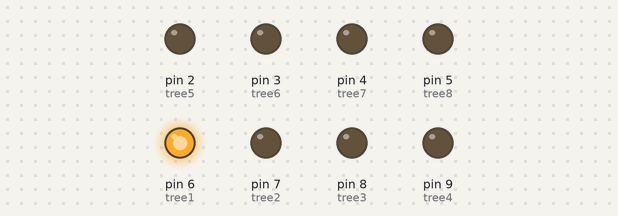
This sketch was run on a simulated Arduino Uno, built with avr-gcc and run on an emulated ATmega328P. On the bench: output pins drawn as LEDs (lit = HIGH).

Above: at 0.1 s.
At 2.1 s:
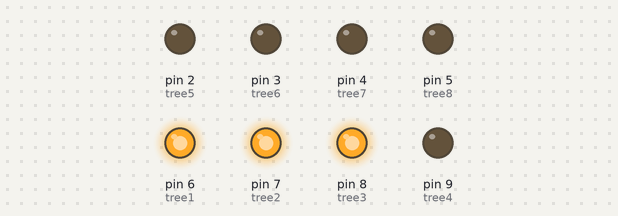
At 4.1 s:
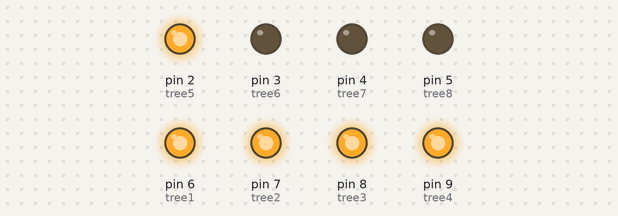
At 8.1 s:
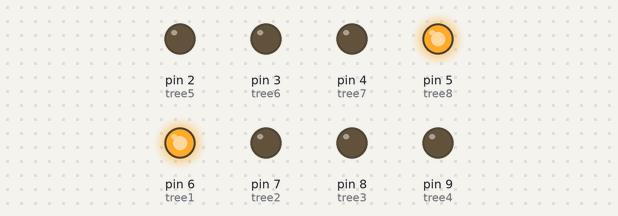
At 29.1 s:
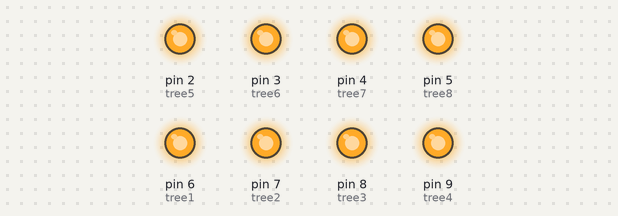
At 30.3 s:
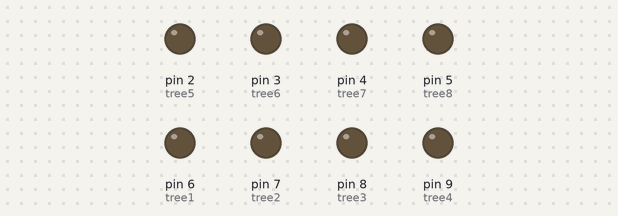
Timing chart, 0 to 31.8 s (numbered marks = the images above):
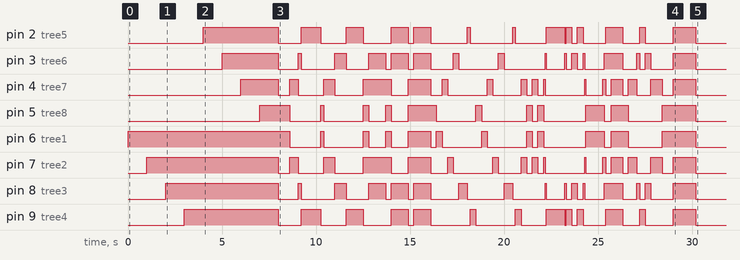

Measured:
- by itself, pin 2 (tree5): HIGH → LOW at 8.0 s, → HIGH 1.2 s later, → LOW 1.1 s later, → HIGH 1.4 s later, … (25 changes in this stretch)
- by itself, pin 3 (tree6): HIGH → LOW at 8.0 s, → HIGH 1.1 s later, → LOW 0.15 s later, → HIGH 1.8 s later, … (31 changes in this stretch)
- by itself, pin 4 (tree7): HIGH → LOW at 8.0 s, → HIGH 0.60 s later, → LOW 0.45 s later, → HIGH 1.4 s later, … (31 changes in this stretch)
- by itself, pin 5 (tree8): HIGH → LOW at 8.6 s, → HIGH 1.7 s later, → LOW 0.15 s later, → HIGH 2.1 s later, … (21 changes in this stretch)
- by itself, pin 6 (tree1): HIGH → LOW at 8.6 s, → HIGH 1.7 s later, → LOW 0.15 s later, → HIGH 2.1 s later, … (23 changes in this stretch)
- by itself, pin 7 (tree2): HIGH → LOW at 8.0 s, → HIGH 0.60 s later, → LOW 0.45 s later, → HIGH 1.4 s later, … (31 changes in this stretch)
- by itself, pin 8 (tree3): HIGH → LOW at 8.0 s, → HIGH 1.1 s later, → LOW 0.15 s later, → HIGH 1.8 s later, … (31 changes in this stretch)
- by itself, pin 9 (tree4): HIGH → LOW at 8.0 s, → HIGH 1.2 s later, → LOW 1.1 s later, → HIGH 1.4 s later, … (25 changes in this stretch)

The sketch:

Joy_to_the_World.ino
```cpp
/*
Joy to the World - Sketch

All credit is due to the author of an instructable I stumbled upon.
Code taken from: http://www.instructables.com/id/Arduino-Christmas-Light-Controller
Original instructable written by: dany32412 (Twitter: @hankedan000)

Run-as-is with on an Arduino Uno with a 4-channel relay connected to pins
2, 3, 4 and 5. (5V VCC and GND as well, naturally.) Original code was
designed to run an 8 channel relay.
*/

int tree1 = 6;
int tree2 = 7;
int tree3 = 8;
int tree4 = 9;
int tree5 = 2;
int tree6 = 3;
int tree7 = 4;
int tree8 = 5;
int s = 150;
int ds = 225;
int e = 300;
int de = 450;
int q = 600;
int dq = 900;
int h = 1200;
int dh = 1800;
int start;
int end;
int time;

void setup()
{
  pinMode(tree1, OUTPUT);
  pinMode(tree2, OUTPUT);
  pinMode(tree3, OUTPUT);
  pinMode(tree4, OUTPUT);
  pinMode(tree5, OUTPUT);
  pinMode(tree6, OUTPUT);
  pinMode(tree7, OUTPUT);
  pinMode(tree8, OUTPUT);
  digitalWrite(tree1,HIGH);
  delay(1000);
  digitalWrite(tree2,HIGH);
  delay(1000);
  digitalWrite(tree3,HIGH);
  delay(1000);
  digitalWrite(tree4,HIGH);
  delay(1000);
  digitalWrite(tree5,HIGH);
  delay(1000);
  digitalWrite(tree6,HIGH);
  delay(1000);
  digitalWrite(tree7,HIGH);
  delay(1000);
  digitalWrite(tree8,HIGH);
  delay(1000);
  digitalWrite(tree1,LOW);
  digitalWrite(tree2,LOW);
  digitalWrite(tree3,LOW);
  digitalWrite(tree4,LOW);
  digitalWrite(tree5,LOW);
  digitalWrite(tree6,LOW);
  digitalWrite(tree7,LOW);
  digitalWrite(tree8,LOW);
  Serial.begin(9600);
}

void loop()
{
  start = millis();
  digitalWrite(tree1, HIGH);
  digitalWrite(tree8, HIGH);
  delay(q);
  digitalWrite(tree1, LOW);
  digitalWrite(tree8, LOW);

  digitalWrite(tree2, HIGH);
  digitalWrite(tree7, HIGH);
  delay(de);
  digitalWrite(tree2, LOW);
  digitalWrite(tree7, LOW);

  digitalWrite(tree3, HIGH);
  digitalWrite(tree6, HIGH);
  delay(s);
  digitalWrite(tree3, LOW);
  digitalWrite(tree6, LOW);

  digitalWrite(tree4, HIGH);
  digitalWrite(tree5, HIGH);
  delay(1050);
  digitalWrite(tree4, LOW);
  digitalWrite(tree5, LOW);

  digitalWrite(tree1, HIGH);
  digitalWrite(tree8, HIGH);
  delay(s);
  digitalWrite(tree1, LOW);
  digitalWrite(tree8, LOW);

  digitalWrite(tree2, HIGH);
  digitalWrite(tree7, HIGH);
  delay(q);
  digitalWrite(tree2, LOW);
  digitalWrite(tree7, LOW);

  digitalWrite(tree3, HIGH);
  digitalWrite(tree6, HIGH);
  delay(q);
  digitalWrite(tree3, LOW);
  digitalWrite(tree6, LOW);

  digitalWrite(tree4, HIGH);
  digitalWrite(tree5, HIGH);
  delay(dq);
  digitalWrite(tree4, LOW);
  digitalWrite(tree5, LOW);

  digitalWrite(tree1, HIGH);
  digitalWrite(tree2, HIGH);
  digitalWrite(tree7, HIGH);
  digitalWrite(tree8, HIGH);
  delay(e);
  digitalWrite(tree1, LOW);
  digitalWrite(tree2, LOW);
  digitalWrite(tree7, LOW);
  digitalWrite(tree8, LOW);

  digitalWrite(tree2, HIGH);
  digitalWrite(tree3, HIGH);
  digitalWrite(tree6, HIGH);
  digitalWrite(tree7, HIGH);
  delay(dq);
  digitalWrite(tree2, LOW);
  digitalWrite(tree3, LOW);
  digitalWrite(tree6, LOW);
  digitalWrite(tree7, LOW);

  digitalWrite(tree1, HIGH);
  digitalWrite(tree2, HIGH);
  digitalWrite(tree7, HIGH);
  digitalWrite(tree8, HIGH);
  delay(e);
  digitalWrite(tree1, LOW);
  digitalWrite(tree2, LOW);
  digitalWrite(tree7, LOW);
  digitalWrite(tree8, LOW);

  digitalWrite(tree3, HIGH);
  digitalWrite(tree4, HIGH);
  digitalWrite(tree5, HIGH);
  digitalWrite(tree6, HIGH);
  delay(dq);
  digitalWrite(tree3, LOW);
  digitalWrite(tree4, LOW);
  digitalWrite(tree5, LOW);
  digitalWrite(tree6, LOW);

  digitalWrite(tree1, HIGH);
  digitalWrite(tree2, HIGH);
  digitalWrite(tree7, HIGH);
  digitalWrite(tree8, HIGH);
  delay(e);
  digitalWrite(tree1, LOW);
  digitalWrite(tree2, LOW);
  digitalWrite(tree7, LOW);
  digitalWrite(tree8, LOW);

  digitalWrite(tree1, HIGH);
  digitalWrite(tree2, HIGH);
  digitalWrite(tree3, HIGH);
  digitalWrite(tree4, HIGH);
  digitalWrite(tree5, HIGH);
  digitalWrite(tree6, HIGH);
  digitalWrite(tree7, HIGH);
  digitalWrite(tree8, HIGH);
  delay(dq);
  digitalWrite(tree1, LOW);
  digitalWrite(tree2, LOW);
  digitalWrite(tree3, LOW);
  digitalWrite(tree4, LOW);
  digitalWrite(tree5, LOW);
  digitalWrite(tree6, LOW);
  digitalWrite(tree7, LOW);
  digitalWrite(tree8, LOW);

  digitalWrite(tree8, HIGH);
  delay(e);
  digitalWrite(tree8, LOW);

  digitalWrite(tree1, HIGH);
  delay(e);
  digitalWrite(tree1, LOW);

  digitalWrite(tree7, HIGH);
  delay(e);
  digitalWrite(tree7, LOW);

  digitalWrite(tree2, HIGH);
  delay(e);
  digitalWrite(tree2, LOW);

  digitalWrite(tree6, HIGH);
  delay(e);
  digitalWrite(tree6, LOW);

  digitalWrite(tree3, HIGH);
  delay(de);
  digitalWrite(tree3, LOW);

  digitalWrite(tree5, HIGH);
  delay(s);
  digitalWrite(tree5, LOW);

  digitalWrite(tree4, HIGH);
  delay(e);
  digitalWrite(tree4, LOW);

  digitalWrite(tree8, HIGH);
  delay(e);
  digitalWrite(tree8, LOW);

  digitalWrite(tree1, HIGH);
  delay(e);
  digitalWrite(tree1, LOW);

  digitalWrite(tree7, HIGH);
  delay(e);
  digitalWrite(tree7, LOW);

  digitalWrite(tree2, HIGH);
  delay(e);
  digitalWrite(tree2, LOW);

  digitalWrite(tree6, HIGH);
  delay(e);
  digitalWrite(tree6, LOW);

  digitalWrite(tree3, HIGH);
  delay(de);
  digitalWrite(tree3, LOW);

  digitalWrite(tree5, HIGH);
  delay(s);
  digitalWrite(tree5, LOW);

  digitalWrite(tree4, HIGH);
  delay(e);
  digitalWrite(tree4, LOW);

  digitalWrite(tree2, HIGH);
  digitalWrite(tree7, HIGH);
  delay(e);
  digitalWrite(tree2, LOW);
  digitalWrite(tree7, LOW);

  digitalWrite(tree1, HIGH);
  digitalWrite(tree8, HIGH);
  delay(e);
  digitalWrite(tree1, LOW);
  digitalWrite(tree8, LOW);

  digitalWrite(tree2, HIGH);
  digitalWrite(tree7, HIGH);
  delay(e);
  digitalWrite(tree2, LOW);
  digitalWrite(tree7, LOW);

  digitalWrite(tree1, HIGH);
  digitalWrite(tree8, HIGH);
  delay(e);
  digitalWrite(tree1, LOW);
  digitalWrite(tree8, LOW);

  digitalWrite(tree2, HIGH);
  digitalWrite(tree7, HIGH);
  delay(75);
  digitalWrite(tree2, LOW);
  digitalWrite(tree7, LOW);

  digitalWrite(tree3, HIGH);
  digitalWrite(tree6, HIGH);
  delay(75);
  digitalWrite(tree3, LOW);
  digitalWrite(tree6, LOW);

  digitalWrite(tree4, HIGH);
  digitalWrite(tree5, HIGH);
  delay(dq);
  digitalWrite(tree4, LOW);
  digitalWrite(tree5, LOW);

  digitalWrite(tree4, HIGH);
  digitalWrite(tree5, HIGH);
  delay(75);
  digitalWrite(tree4, LOW);
  digitalWrite(tree5, LOW);

  digitalWrite(tree3, HIGH);
  digitalWrite(tree6, HIGH);
  delay(75);
  digitalWrite(tree3, LOW);
  digitalWrite(tree6, LOW);

  digitalWrite(tree4, HIGH);
  digitalWrite(tree5, HIGH);
  delay(e);
  digitalWrite(tree4, LOW);
  digitalWrite(tree5, LOW);

  digitalWrite(tree3, HIGH);
  digitalWrite(tree6, HIGH);
  delay(e);
  digitalWrite(tree3, LOW);
  digitalWrite(tree6, LOW);

  digitalWrite(tree4, HIGH);
  digitalWrite(tree5, HIGH);
  delay(e);
  digitalWrite(tree4, LOW);
  digitalWrite(tree5, LOW);

  digitalWrite(tree3, HIGH);
  digitalWrite(tree6, HIGH);
  delay(75);
  digitalWrite(tree3, LOW);
  digitalWrite(tree6, LOW);

  digitalWrite(tree2, HIGH);
  digitalWrite(tree7, HIGH);
  delay(75);
  digitalWrite(tree2, LOW);
  digitalWrite(tree7, LOW);

  digitalWrite(tree1, HIGH);
  digitalWrite(tree8, HIGH);
  delay(dq);
  digitalWrite(tree1, LOW);
  digitalWrite(tree8, LOW);

  digitalWrite(tree1, HIGH);
  digitalWrite(tree2, HIGH);
  digitalWrite(tree7, HIGH);
  digitalWrite(tree8, HIGH);
  delay(75);
  digitalWrite(tree1, LOW);
  digitalWrite(tree2, LOW);
  digitalWrite(tree7, LOW);
  digitalWrite(tree8, LOW);

  digitalWrite(tree2, HIGH);
  digitalWrite(tree3, HIGH);
  digitalWrite(tree6, HIGH);
  digitalWrite(tree7, HIGH);
  delay(75);
  digitalWrite(tree2, LOW);
  digitalWrite(tree3, LOW);
  digitalWrite(tree6, LOW);
  digitalWrite(tree7, LOW);

  digitalWrite(tree3, HIGH);
  digitalWrite(tree4, HIGH);
  digitalWrite(tree5, HIGH);
  digitalWrite(tree6, HIGH);
  delay(e);
  digitalWrite(tree3, LOW);
  digitalWrite(tree4, LOW);
  digitalWrite(tree5, LOW);
  digitalWrite(tree6, LOW);

  digitalWrite(tree1, HIGH);
  digitalWrite(tree2, HIGH);
  digitalWrite(tree3, HIGH);
  digitalWrite(tree4, HIGH);
  digitalWrite(tree5, HIGH);
  digitalWrite(tree6, HIGH);
  digitalWrite(tree7, HIGH);
  digitalWrite(tree8, HIGH);
  delay(q);
  digitalWrite(tree1, LOW);
  digitalWrite(tree2, LOW);
  digitalWrite(tree3, LOW);
  digitalWrite(tree4, LOW);
  digitalWrite(tree5, LOW);
  digitalWrite(tree6, LOW);
  digitalWrite(tree7, LOW);
  digitalWrite(tree8, LOW);

  digitalWrite(tree1, HIGH);
  digitalWrite(tree8, HIGH);
  delay(e);
  digitalWrite(tree1, LOW);
  digitalWrite(tree8, LOW);

  digitalWrite(tree2, HIGH);
  digitalWrite(tree7, HIGH);
  delay(de);
  digitalWrite(tree2, LOW);
  digitalWrite(tree7, LOW);

  digitalWrite(tree3, HIGH);
  digitalWrite(tree6, HIGH);
  delay(s);
  digitalWrite(tree3, LOW);
  digitalWrite(tree6, LOW);

  digitalWrite(tree4, HIGH);
  digitalWrite(tree5, HIGH);
  delay(e);
  digitalWrite(tree4, LOW);
  digitalWrite(tree5, LOW);

  digitalWrite(tree3, HIGH);
  digitalWrite(tree6, HIGH);
  delay(e);
  digitalWrite(tree3, LOW);
  digitalWrite(tree6, LOW);

  digitalWrite(tree2, HIGH);
  digitalWrite(tree7, HIGH);
  delay(q);
  digitalWrite(tree2, LOW);
  digitalWrite(tree7, LOW);

  digitalWrite(tree1, HIGH);
  digitalWrite(tree8, HIGH);
  delay(q);
  digitalWrite(tree1, LOW);
  digitalWrite(tree8, LOW);

  digitalWrite(tree1, HIGH);
  digitalWrite(tree2, HIGH);
  digitalWrite(tree3, HIGH);
  digitalWrite(tree4, HIGH);
  digitalWrite(tree5, HIGH);
  digitalWrite(tree6, HIGH);
  digitalWrite(tree7, HIGH);
  digitalWrite(tree8, HIGH);
  delay(h);
  digitalWrite(tree1, LOW);
  digitalWrite(tree2, LOW);
  digitalWrite(tree3, LOW);
  digitalWrite(tree4, LOW);
  digitalWrite(tree5, LOW);
  digitalWrite(tree6, LOW);
  digitalWrite(tree7, LOW);
  digitalWrite(tree8, LOW);
  delay(20000);

  end = millis();
  time = end - start;
  Serial.println(time);
}
```
